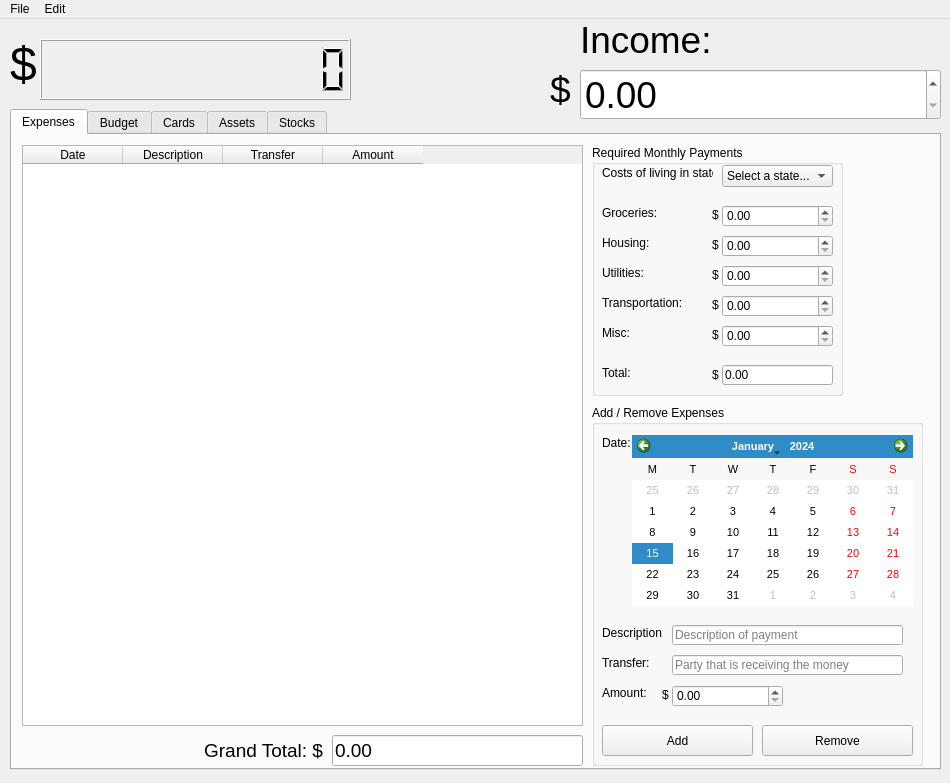
<?xml version="1.0" encoding="UTF-8"?>
<ui version="4.0">
 <class>MainWindow</class>
 <widget class="QMainWindow" name="MainWindow">
  <property name="geometry">
   <rect>
    <x>0</x>
    <y>0</y>
    <width>950</width>
    <height>783</height>
   </rect>
  </property>
  <property name="minimumSize">
   <size>
    <width>950</width>
    <height>783</height>
   </size>
  </property>
  <property name="maximumSize">
   <size>
    <width>950</width>
    <height>783</height>
   </size>
  </property>
  <property name="windowTitle">
   <string>MainWindow</string>
  </property>
  <widget class="QWidget" name="centralwidget">
   <widget class="QLCDNumber" name="balance">
    <property name="geometry">
     <rect>
      <x>40</x>
      <y>20</y>
      <width>311</width>
      <height>61</height>
     </rect>
    </property>
    <property name="digitCount">
     <number>12</number>
    </property>
    <property name="value" stdset="0">
     <double>0.000000000000000</double>
    </property>
   </widget>
   <widget class="QLabel" name="dollarLabel">
    <property name="geometry">
     <rect>
      <x>10</x>
      <y>20</y>
      <width>31</width>
      <height>51</height>
     </rect>
    </property>
    <property name="font">
     <font>
      <pointsize>36</pointsize>
     </font>
    </property>
    <property name="text">
     <string>$</string>
    </property>
   </widget>
   <widget class="QTabWidget" name="tabWidget">
    <property name="geometry">
     <rect>
      <x>10</x>
      <y>90</y>
      <width>931</width>
      <height>661</height>
     </rect>
    </property>
    <property name="currentIndex">
     <number>0</number>
    </property>
    <widget class="QWidget" name="expensesTab">
     <attribute name="title">
      <string>Expenses</string>
     </attribute>
     <widget class="QTableWidget" name="expensesTable">
      <property name="geometry">
       <rect>
        <x>10</x>
        <y>10</y>
        <width>561</width>
        <height>581</height>
       </rect>
      </property>
      <property name="editTriggers">
       <set>QAbstractItemView::NoEditTriggers</set>
      </property>
      <property name="dragEnabled">
       <bool>true</bool>
      </property>
      <property name="selectionBehavior">
       <enum>QAbstractItemView::SelectRows</enum>
      </property>
      <attribute name="verticalHeaderVisible">
       <bool>false</bool>
      </attribute>
      <column>
       <property name="text">
        <string>Date</string>
       </property>
      </column>
      <column>
       <property name="text">
        <string>Description</string>
       </property>
      </column>
      <column>
       <property name="text">
        <string>Transfer</string>
       </property>
      </column>
      <column>
       <property name="text">
        <string>Amount</string>
       </property>
      </column>
     </widget>
     <widget class="QGroupBox" name="editExpense">
      <property name="geometry">
       <rect>
        <x>580</x>
        <y>270</y>
        <width>331</width>
        <height>361</height>
       </rect>
      </property>
      <property name="title">
       <string>Add / Remove Expenses</string>
      </property>
      <widget class="QLabel" name="transferLabel">
       <property name="geometry">
        <rect>
         <x>10</x>
         <y>250</y>
         <width>61</width>
         <height>16</height>
        </rect>
       </property>
       <property name="text">
        <string>Transfer:</string>
       </property>
      </widget>
      <widget class="QLabel" name="dateLabel">
       <property name="geometry">
        <rect>
         <x>10</x>
         <y>30</y>
         <width>111</width>
         <height>16</height>
        </rect>
       </property>
       <property name="text">
        <string>Date:</string>
       </property>
      </widget>
      <widget class="QLabel" name="descriptionLabel">
       <property name="geometry">
        <rect>
         <x>10</x>
         <y>220</y>
         <width>61</width>
         <height>16</height>
        </rect>
       </property>
       <property name="text">
        <string>Description:</string>
       </property>
      </widget>
      <widget class="QLabel" name="amountLabel">
       <property name="geometry">
        <rect>
         <x>10</x>
         <y>280</y>
         <width>61</width>
         <height>16</height>
        </rect>
       </property>
       <property name="text">
        <string>Amount:</string>
       </property>
      </widget>
      <widget class="QCalendarWidget" name="calendarWidget">
       <property name="geometry">
        <rect>
         <x>40</x>
         <y>30</y>
         <width>281</width>
         <height>171</height>
        </rect>
       </property>
       <property name="font">
        <font>
         <pointsize>8</pointsize>
        </font>
       </property>
       <property name="gridVisible">
        <bool>false</bool>
       </property>
       <property name="horizontalHeaderFormat">
        <enum>QCalendarWidget::SingleLetterDayNames</enum>
       </property>
       <property name="verticalHeaderFormat">
        <enum>QCalendarWidget::NoVerticalHeader</enum>
       </property>
      </widget>
      <widget class="QDoubleSpinBox" name="amountBox">
       <property name="geometry">
        <rect>
         <x>80</x>
         <y>280</y>
         <width>111</width>
         <height>22</height>
        </rect>
       </property>
       <property name="maximum">
        <double>999999999.990000009536743</double>
       </property>
       <property name="singleStep">
        <double>0.010000000000000</double>
       </property>
      </widget>
      <widget class="QLineEdit" name="descriptionBox">
       <property name="geometry">
        <rect>
         <x>80</x>
         <y>220</y>
         <width>231</width>
         <height>20</height>
        </rect>
       </property>
       <property name="placeholderText">
        <string>Description of payment</string>
       </property>
      </widget>
      <widget class="QLineEdit" name="transferBox">
       <property name="geometry">
        <rect>
         <x>80</x>
         <y>250</y>
         <width>231</width>
         <height>20</height>
        </rect>
       </property>
       <property name="placeholderText">
        <string>Party that is receiving the money</string>
       </property>
      </widget>
      <widget class="QPushButton" name="addButton">
       <property name="geometry">
        <rect>
         <x>10</x>
         <y>320</y>
         <width>151</width>
         <height>31</height>
        </rect>
       </property>
       <property name="text">
        <string>Add</string>
       </property>
      </widget>
      <widget class="QPushButton" name="removeButton">
       <property name="geometry">
        <rect>
         <x>170</x>
         <y>320</y>
         <width>151</width>
         <height>31</height>
        </rect>
       </property>
       <property name="text">
        <string>Remove</string>
       </property>
      </widget>
      <widget class="QLabel" name="label_13">
       <property name="geometry">
        <rect>
         <x>70</x>
         <y>280</y>
         <width>16</width>
         <height>20</height>
        </rect>
       </property>
       <property name="text">
        <string>$</string>
       </property>
      </widget>
     </widget>
     <widget class="QGroupBox" name="requiredPayments">
      <property name="geometry">
       <rect>
        <x>580</x>
        <y>10</y>
        <width>251</width>
        <height>251</height>
       </rect>
      </property>
      <property name="title">
       <string>Required Monthly Payments</string>
      </property>
      <widget class="QLabel" name="totalLabel">
       <property name="geometry">
        <rect>
         <x>10</x>
         <y>220</y>
         <width>111</width>
         <height>16</height>
        </rect>
       </property>
       <property name="text">
        <string>Total:</string>
       </property>
      </widget>
      <widget class="QLineEdit" name="totalBox">
       <property name="enabled">
        <bool>true</bool>
       </property>
       <property name="geometry">
        <rect>
         <x>130</x>
         <y>220</y>
         <width>111</width>
         <height>20</height>
        </rect>
       </property>
       <property name="text">
        <string>0.00</string>
       </property>
       <property name="readOnly">
        <bool>true</bool>
       </property>
      </widget>
      <widget class="QComboBox" name="stateSelect">
       <property name="geometry">
        <rect>
         <x>130</x>
         <y>20</y>
         <width>111</width>
         <height>22</height>
        </rect>
       </property>
       <property name="layoutDirection">
        <enum>Qt::LeftToRight</enum>
       </property>
       <item>
        <property name="text">
         <string>Select a state...</string>
        </property>
       </item>
       <item>
        <property name="text">
         <string>Alabama</string>
        </property>
       </item>
       <item>
        <property name="text">
         <string>Alaska</string>
        </property>
       </item>
       <item>
        <property name="text">
         <string>Arizona</string>
        </property>
       </item>
       <item>
        <property name="text">
         <string>Arkansas</string>
        </property>
       </item>
       <item>
        <property name="text">
         <string>California</string>
        </property>
       </item>
       <item>
        <property name="text">
         <string>Colorado</string>
        </property>
       </item>
       <item>
        <property name="text">
         <string>Connecticut</string>
        </property>
       </item>
       <item>
        <property name="text">
         <string>Delaware</string>
        </property>
       </item>
       <item>
        <property name="text">
         <string>Florida</string>
        </property>
       </item>
       <item>
        <property name="text">
         <string>Georgia</string>
        </property>
       </item>
       <item>
        <property name="text">
         <string>Hawaii</string>
        </property>
       </item>
       <item>
        <property name="text">
         <string>Idaho</string>
        </property>
       </item>
       <item>
        <property name="text">
         <string>Illinois</string>
        </property>
       </item>
       <item>
        <property name="text">
         <string>Indiana</string>
        </property>
       </item>
       <item>
        <property name="text">
         <string>Iowa</string>
        </property>
       </item>
       <item>
        <property name="text">
         <string>Kansas</string>
        </property>
       </item>
       <item>
        <property name="text">
         <string>Kentucky</string>
        </property>
       </item>
       <item>
        <property name="text">
         <string>Louisiana</string>
        </property>
       </item>
       <item>
        <property name="text">
         <string>Maine</string>
        </property>
       </item>
       <item>
        <property name="text">
         <string>Maryland</string>
        </property>
       </item>
       <item>
        <property name="text">
         <string>Massachusetts</string>
        </property>
       </item>
       <item>
        <property name="text">
         <string>Michigan</string>
        </property>
       </item>
       <item>
        <property name="text">
         <string>Minnesota</string>
        </property>
       </item>
       <item>
        <property name="text">
         <string>Mississippi</string>
        </property>
       </item>
       <item>
        <property name="text">
         <string>Missouri</string>
        </property>
       </item>
       <item>
        <property name="text">
         <string>Montana</string>
        </property>
       </item>
       <item>
        <property name="text">
         <string>Nebraska</string>
        </property>
       </item>
       <item>
        <property name="text">
         <string>Nevada</string>
        </property>
       </item>
       <item>
        <property name="text">
         <string>New Hampshire</string>
        </property>
       </item>
       <item>
        <property name="text">
         <string>New Jersey</string>
        </property>
       </item>
       <item>
        <property name="text">
         <string>New Mexico</string>
        </property>
       </item>
       <item>
        <property name="text">
         <string>New York</string>
        </property>
       </item>
       <item>
        <property name="text">
         <string>North Carolina</string>
        </property>
       </item>
       <item>
        <property name="text">
         <string>North Dakota</string>
        </property>
       </item>
       <item>
        <property name="text">
         <string>Ohio</string>
        </property>
       </item>
       <item>
        <property name="text">
         <string>Oklahoma</string>
        </property>
       </item>
       <item>
        <property name="text">
         <string>Oregon</string>
        </property>
       </item>
       <item>
        <property name="text">
         <string>Pennsylvania</string>
        </property>
       </item>
       <item>
        <property name="text">
         <string>Rhode Island</string>
        </property>
       </item>
       <item>
        <property name="text">
         <string>South Carolina</string>
        </property>
       </item>
       <item>
        <property name="text">
         <string>South Dakota</string>
        </property>
       </item>
       <item>
        <property name="text">
         <string>Tennessee</string>
        </property>
       </item>
       <item>
        <property name="text">
         <string>Texas</string>
        </property>
       </item>
       <item>
        <property name="text">
         <string>Utah</string>
        </property>
       </item>
       <item>
        <property name="text">
         <string>Vermont</string>
        </property>
       </item>
       <item>
        <property name="text">
         <string>Virginia</string>
        </property>
       </item>
       <item>
        <property name="text">
         <string>Washington</string>
        </property>
       </item>
       <item>
        <property name="text">
         <string>West Virginia</string>
        </property>
       </item>
       <item>
        <property name="text">
         <string>Wisconsin</string>
        </property>
       </item>
       <item>
        <property name="text">
         <string>Wyoming</string>
        </property>
       </item>
      </widget>
      <widget class="QLabel" name="label_9">
       <property name="geometry">
        <rect>
         <x>120</x>
         <y>120</y>
         <width>16</width>
         <height>20</height>
        </rect>
       </property>
       <property name="text">
        <string>$</string>
       </property>
      </widget>
      <widget class="QLabel" name="label_12">
       <property name="geometry">
        <rect>
         <x>120</x>
         <y>220</y>
         <width>16</width>
         <height>20</height>
        </rect>
       </property>
       <property name="text">
        <string>$</string>
       </property>
      </widget>
      <widget class="QLabel" name="miscLabel">
       <property name="geometry">
        <rect>
         <x>10</x>
         <y>180</y>
         <width>111</width>
         <height>16</height>
        </rect>
       </property>
       <property name="text">
        <string>Misc:</string>
       </property>
      </widget>
      <widget class="QLabel" name="label_8">
       <property name="geometry">
        <rect>
         <x>120</x>
         <y>90</y>
         <width>16</width>
         <height>20</height>
        </rect>
       </property>
       <property name="text">
        <string>$</string>
       </property>
      </widget>
      <widget class="QLabel" name="label_7">
       <property name="geometry">
        <rect>
         <x>120</x>
         <y>60</y>
         <width>16</width>
         <height>20</height>
        </rect>
       </property>
       <property name="text">
        <string>$</string>
       </property>
      </widget>
      <widget class="QLabel" name="label_10">
       <property name="geometry">
        <rect>
         <x>120</x>
         <y>150</y>
         <width>16</width>
         <height>20</height>
        </rect>
       </property>
       <property name="text">
        <string>$</string>
       </property>
      </widget>
      <widget class="QLabel" name="costOfLivingLabel">
       <property name="geometry">
        <rect>
         <x>10</x>
         <y>20</y>
         <width>111</width>
         <height>16</height>
        </rect>
       </property>
       <property name="text">
        <string>Costs of living in state:</string>
       </property>
      </widget>
      <widget class="QDoubleSpinBox" name="groceriesBox">
       <property name="geometry">
        <rect>
         <x>130</x>
         <y>60</y>
         <width>111</width>
         <height>22</height>
        </rect>
       </property>
       <property name="maximum">
        <double>999999999.990000009536743</double>
       </property>
       <property name="singleStep">
        <double>0.010000000000000</double>
       </property>
      </widget>
      <widget class="QLabel" name="utilitiesLabel">
       <property name="geometry">
        <rect>
         <x>10</x>
         <y>120</y>
         <width>111</width>
         <height>16</height>
        </rect>
       </property>
       <property name="text">
        <string>Utilities:</string>
       </property>
      </widget>
      <widget class="QDoubleSpinBox" name="transportationBox">
       <property name="geometry">
        <rect>
         <x>130</x>
         <y>150</y>
         <width>111</width>
         <height>22</height>
        </rect>
       </property>
       <property name="maximum">
        <double>999999999.990000009536743</double>
       </property>
       <property name="singleStep">
        <double>0.010000000000000</double>
       </property>
      </widget>
      <widget class="QLabel" name="transportationLabel">
       <property name="geometry">
        <rect>
         <x>10</x>
         <y>150</y>
         <width>111</width>
         <height>16</height>
        </rect>
       </property>
       <property name="text">
        <string>Transportation:</string>
       </property>
      </widget>
      <widget class="QDoubleSpinBox" name="housingBox">
       <property name="geometry">
        <rect>
         <x>130</x>
         <y>90</y>
         <width>111</width>
         <height>22</height>
        </rect>
       </property>
       <property name="maximum">
        <double>999999999.990000009536743</double>
       </property>
       <property name="singleStep">
        <double>0.010000000000000</double>
       </property>
      </widget>
      <widget class="QDoubleSpinBox" name="miscBox">
       <property name="geometry">
        <rect>
         <x>130</x>
         <y>180</y>
         <width>111</width>
         <height>22</height>
        </rect>
       </property>
       <property name="maximum">
        <double>999999999.990000009536743</double>
       </property>
       <property name="singleStep">
        <double>0.010000000000000</double>
       </property>
      </widget>
      <widget class="QLabel" name="housingLabel">
       <property name="geometry">
        <rect>
         <x>10</x>
         <y>90</y>
         <width>111</width>
         <height>16</height>
        </rect>
       </property>
       <property name="text">
        <string>Housing:</string>
       </property>
      </widget>
      <widget class="QLabel" name="label_11">
       <property name="geometry">
        <rect>
         <x>120</x>
         <y>180</y>
         <width>16</width>
         <height>20</height>
        </rect>
       </property>
       <property name="text">
        <string>$</string>
       </property>
      </widget>
      <widget class="QDoubleSpinBox" name="utilitiesBox">
       <property name="geometry">
        <rect>
         <x>130</x>
         <y>120</y>
         <width>111</width>
         <height>22</height>
        </rect>
       </property>
       <property name="maximum">
        <double>999999999.990000009536743</double>
       </property>
       <property name="singleStep">
        <double>0.010000000000000</double>
       </property>
      </widget>
      <widget class="QLabel" name="groceriesLabel">
       <property name="geometry">
        <rect>
         <x>10</x>
         <y>60</y>
         <width>111</width>
         <height>16</height>
        </rect>
       </property>
       <property name="text">
        <string>Groceries:</string>
       </property>
      </widget>
     </widget>
     <widget class="QLineEdit" name="grandTotalBox">
      <property name="enabled">
       <bool>true</bool>
      </property>
      <property name="geometry">
       <rect>
        <x>320</x>
        <y>600</y>
        <width>251</width>
        <height>31</height>
       </rect>
      </property>
      <property name="font">
       <font>
        <pointsize>14</pointsize>
       </font>
      </property>
      <property name="text">
       <string>0.00</string>
      </property>
      <property name="readOnly">
       <bool>true</bool>
      </property>
     </widget>
     <widget class="QLabel" name="grandTotalLabel">
      <property name="geometry">
       <rect>
        <x>20</x>
        <y>600</y>
        <width>291</width>
        <height>31</height>
       </rect>
      </property>
      <property name="font">
       <font>
        <pointsize>14</pointsize>
       </font>
      </property>
      <property name="text">
       <string>Grand Total: $</string>
      </property>
      <property name="alignment">
       <set>Qt::AlignRight|Qt::AlignTrailing|Qt::AlignVCenter</set>
      </property>
     </widget>
     <zorder>editExpense</zorder>
     <zorder>requiredPayments</zorder>
     <zorder>expensesTable</zorder>
     <zorder>grandTotalBox</zorder>
     <zorder>grandTotalLabel</zorder>
    </widget>
    <widget class="QWidget" name="budgetTab">
     <attribute name="title">
      <string>Budget</string>
     </attribute>
     <widget class="QTableWidget" name="expensesTable_4">
      <property name="geometry">
       <rect>
        <x>10</x>
        <y>10</y>
        <width>561</width>
        <height>611</height>
       </rect>
      </property>
      <property name="editTriggers">
       <set>QAbstractItemView::NoEditTriggers</set>
      </property>
      <property name="dragEnabled">
       <bool>true</bool>
      </property>
      <property name="selectionBehavior">
       <enum>QAbstractItemView::SelectRows</enum>
      </property>
      <attribute name="verticalHeaderVisible">
       <bool>false</bool>
      </attribute>
      <column>
       <property name="text">
        <string>Category</string>
       </property>
      </column>
      <column>
       <property name="text">
        <string>Priority</string>
       </property>
      </column>
      <column>
       <property name="text">
        <string>Amount</string>
       </property>
      </column>
      <column>
       <property name="text">
        <string>Result</string>
       </property>
      </column>
     </widget>
     <widget class="QGroupBox" name="editBudget">
      <property name="geometry">
       <rect>
        <x>580</x>
        <y>10</y>
        <width>331</width>
        <height>211</height>
       </rect>
      </property>
      <property name="title">
       <string>Add / Remove Allotments</string>
      </property>
      <widget class="QLabel" name="priorityLabel">
       <property name="geometry">
        <rect>
         <x>10</x>
         <y>60</y>
         <width>71</width>
         <height>16</height>
        </rect>
       </property>
       <property name="text">
        <string>Priority:</string>
       </property>
      </widget>
      <widget class="QLabel" name="categoryLabel">
       <property name="geometry">
        <rect>
         <x>10</x>
         <y>30</y>
         <width>71</width>
         <height>16</height>
        </rect>
       </property>
       <property name="text">
        <string>Category:</string>
       </property>
      </widget>
      <widget class="QLabel" name="budgetAmountLabel">
       <property name="geometry">
        <rect>
         <x>10</x>
         <y>100</y>
         <width>71</width>
         <height>16</height>
        </rect>
       </property>
       <property name="text">
        <string>Amount:</string>
       </property>
      </widget>
      <widget class="QDoubleSpinBox" name="budgetAmountBox">
       <property name="geometry">
        <rect>
         <x>90</x>
         <y>130</y>
         <width>101</width>
         <height>22</height>
        </rect>
       </property>
       <property name="maximum">
        <double>999999999.990000009536743</double>
       </property>
       <property name="singleStep">
        <double>0.010000000000000</double>
       </property>
      </widget>
      <widget class="QLineEdit" name="categoryBox">
       <property name="geometry">
        <rect>
         <x>90</x>
         <y>30</y>
         <width>231</width>
         <height>20</height>
        </rect>
       </property>
       <property name="placeholderText">
        <string>Allocate money to...</string>
       </property>
      </widget>
      <widget class="QPushButton" name="addBudget">
       <property name="geometry">
        <rect>
         <x>10</x>
         <y>170</y>
         <width>151</width>
         <height>31</height>
        </rect>
       </property>
       <property name="text">
        <string>Add</string>
       </property>
      </widget>
      <widget class="QPushButton" name="removeButton_2">
       <property name="geometry">
        <rect>
         <x>170</x>
         <y>170</y>
         <width>151</width>
         <height>31</height>
        </rect>
       </property>
       <property name="text">
        <string>Remove</string>
       </property>
      </widget>
      <widget class="QLabel" name="flatLabel">
       <property name="geometry">
        <rect>
         <x>80</x>
         <y>130</y>
         <width>16</width>
         <height>20</height>
        </rect>
       </property>
       <property name="text">
        <string>$</string>
       </property>
      </widget>
      <widget class="QSpinBox" name="priorityBox">
       <property name="geometry">
        <rect>
         <x>90</x>
         <y>60</y>
         <width>42</width>
         <height>22</height>
        </rect>
       </property>
       <property name="minimum">
        <number>1</number>
       </property>
       <property name="maximum">
        <number>999</number>
       </property>
      </widget>
      <widget class="QLabel" name="percentageLabel">
       <property name="geometry">
        <rect>
         <x>200</x>
         <y>130</y>
         <width>16</width>
         <height>20</height>
        </rect>
       </property>
       <property name="text">
        <string>%</string>
       </property>
      </widget>
      <widget class="QComboBox" name="flatOrPercentage">
       <property name="geometry">
        <rect>
         <x>90</x>
         <y>100</y>
         <width>69</width>
         <height>22</height>
        </rect>
       </property>
       <item>
        <property name="text">
         <string>Flat</string>
        </property>
       </item>
       <item>
        <property name="text">
         <string>Percentage</string>
        </property>
       </item>
      </widget>
     </widget>
    </widget>
    <widget class="QWidget" name="cardsTab">
     <attribute name="title">
      <string>Cards</string>
     </attribute>
     <widget class="QTableWidget" name="expensesTable_2">
      <property name="geometry">
       <rect>
        <x>10</x>
        <y>10</y>
        <width>561</width>
        <height>621</height>
       </rect>
      </property>
      <property name="editTriggers">
       <set>QAbstractItemView::NoEditTriggers</set>
      </property>
      <property name="dragEnabled">
       <bool>true</bool>
      </property>
      <property name="selectionBehavior">
       <enum>QAbstractItemView::SelectRows</enum>
      </property>
      <attribute name="verticalHeaderVisible">
       <bool>false</bool>
      </attribute>
      <column>
       <property name="text">
        <string>Number</string>
       </property>
      </column>
      <column>
       <property name="text">
        <string>Type</string>
       </property>
      </column>
      <column>
       <property name="text">
        <string>Credit Score</string>
       </property>
      </column>
     </widget>
     <widget class="QTextBrowser" name="textBrowser_3">
      <property name="geometry">
       <rect>
        <x>630</x>
        <y>100</y>
        <width>251</width>
        <height>192</height>
       </rect>
      </property>
      <property name="html">
       <string>&lt;!DOCTYPE HTML PUBLIC &quot;-//W3C//DTD HTML 4.0//EN&quot; &quot;http://www.w3.org/TR/REC-html40/strict.dtd&quot;&gt;
&lt;html&gt;&lt;head&gt;&lt;meta name=&quot;qrichtext&quot; content=&quot;1&quot; /&gt;&lt;style type=&quot;text/css&quot;&gt;
p, li { white-space: pre-wrap; }
&lt;/style&gt;&lt;/head&gt;&lt;body style=&quot; font-family:'MS Shell Dlg 2'; font-size:8.25pt; font-weight:400; font-style:normal;&quot;&gt;
&lt;p style=&quot; margin-top:0px; margin-bottom:0px; margin-left:0px; margin-right:0px; -qt-block-indent:0; text-indent:0px;&quot;&gt;idk what to do with this&lt;/p&gt;
&lt;p style=&quot;-qt-paragraph-type:empty; margin-top:0px; margin-bottom:0px; margin-left:0px; margin-right:0px; -qt-block-indent:0; text-indent:0px;&quot;&gt;&lt;br /&gt;&lt;/p&gt;&lt;/body&gt;&lt;/html&gt;</string>
      </property>
     </widget>
    </widget>
    <widget class="QWidget" name="assetsTab">
     <attribute name="title">
      <string>Assets</string>
     </attribute>
     <widget class="QTableWidget" name="expensesTable_3">
      <property name="geometry">
       <rect>
        <x>10</x>
        <y>10</y>
        <width>561</width>
        <height>621</height>
       </rect>
      </property>
      <property name="editTriggers">
       <set>QAbstractItemView::NoEditTriggers</set>
      </property>
      <property name="dragEnabled">
       <bool>true</bool>
      </property>
      <property name="selectionBehavior">
       <enum>QAbstractItemView::SelectRows</enum>
      </property>
      <attribute name="verticalHeaderVisible">
       <bool>false</bool>
      </attribute>
      <column>
       <property name="text">
        <string>Item</string>
       </property>
      </column>
      <column>
       <property name="text">
        <string>Value</string>
       </property>
      </column>
     </widget>
     <widget class="QTextBrowser" name="textBrowser_4">
      <property name="geometry">
       <rect>
        <x>620</x>
        <y>90</y>
        <width>251</width>
        <height>192</height>
       </rect>
      </property>
      <property name="html">
       <string>&lt;!DOCTYPE HTML PUBLIC &quot;-//W3C//DTD HTML 4.0//EN&quot; &quot;http://www.w3.org/TR/REC-html40/strict.dtd&quot;&gt;
&lt;html&gt;&lt;head&gt;&lt;meta name=&quot;qrichtext&quot; content=&quot;1&quot; /&gt;&lt;style type=&quot;text/css&quot;&gt;
p, li { white-space: pre-wrap; }
&lt;/style&gt;&lt;/head&gt;&lt;body style=&quot; font-family:'MS Shell Dlg 2'; font-size:8.25pt; font-weight:400; font-style:normal;&quot;&gt;
&lt;p style=&quot; margin-top:0px; margin-bottom:0px; margin-left:0px; margin-right:0px; -qt-block-indent:0; text-indent:0px;&quot;&gt;use deep learning to predict inflation and see how certain assets will appreciate / depreciate in value&lt;/p&gt;&lt;/body&gt;&lt;/html&gt;</string>
      </property>
     </widget>
    </widget>
    <widget class="QWidget" name="stocksTab">
     <attribute name="title">
      <string>Stocks</string>
     </attribute>
     <widget class="QTextBrowser" name="textBrowser">
      <property name="geometry">
       <rect>
        <x>240</x>
        <y>130</y>
        <width>256</width>
        <height>192</height>
       </rect>
      </property>
      <property name="html">
       <string>&lt;!DOCTYPE HTML PUBLIC &quot;-//W3C//DTD HTML 4.0//EN&quot; &quot;http://www.w3.org/TR/REC-html40/strict.dtd&quot;&gt;
&lt;html&gt;&lt;head&gt;&lt;meta name=&quot;qrichtext&quot; content=&quot;1&quot; /&gt;&lt;style type=&quot;text/css&quot;&gt;
p, li { white-space: pre-wrap; }
&lt;/style&gt;&lt;/head&gt;&lt;body style=&quot; font-family:'MS Shell Dlg 2'; font-size:8.25pt; font-weight:400; font-style:normal;&quot;&gt;
&lt;p style=&quot; margin-top:0px; margin-bottom:0px; margin-left:0px; margin-right:0px; -qt-block-indent:0; text-indent:0px;&quot;&gt;show Dow, Nasdaq, S&amp;amp;P, and some others from user input&lt;/p&gt;
&lt;p style=&quot;-qt-paragraph-type:empty; margin-top:0px; margin-bottom:0px; margin-left:0px; margin-right:0px; -qt-block-indent:0; text-indent:0px;&quot;&gt;&lt;br /&gt;&lt;/p&gt;
&lt;p style=&quot; margin-top:0px; margin-bottom:0px; margin-left:0px; margin-right:0px; -qt-block-indent:0; text-indent:0px;&quot;&gt;if i can somehow get a plotly graph to work on pyqt5 that would be epic&lt;/p&gt;&lt;/body&gt;&lt;/html&gt;</string>
      </property>
     </widget>
    </widget>
   </widget>
   <widget class="QDoubleSpinBox" name="incomeBox">
    <property name="geometry">
     <rect>
      <x>580</x>
      <y>50</y>
      <width>361</width>
      <height>51</height>
     </rect>
    </property>
    <property name="font">
     <font>
      <pointsize>28</pointsize>
     </font>
    </property>
    <property name="maximum">
     <double>999999999.990000009536743</double>
    </property>
    <property name="singleStep">
     <double>0.010000000000000</double>
    </property>
   </widget>
   <widget class="QLabel" name="dollarLabel_2">
    <property name="geometry">
     <rect>
      <x>550</x>
      <y>50</y>
      <width>21</width>
      <height>41</height>
     </rect>
    </property>
    <property name="font">
     <font>
      <pointsize>28</pointsize>
     </font>
    </property>
    <property name="text">
     <string>$</string>
    </property>
   </widget>
   <widget class="QLabel" name="incomeLabel">
    <property name="geometry">
     <rect>
      <x>580</x>
      <y>0</y>
      <width>141</width>
      <height>41</height>
     </rect>
    </property>
    <property name="font">
     <font>
      <pointsize>28</pointsize>
     </font>
    </property>
    <property name="text">
     <string>Income:</string>
    </property>
   </widget>
  </widget>
  <widget class="QMenuBar" name="menubar">
   <property name="geometry">
    <rect>
     <x>0</x>
     <y>0</y>
     <width>950</width>
     <height>21</height>
    </rect>
   </property>
   <widget class="QMenu" name="menuFile">
    <property name="title">
     <string>File</string>
    </property>
    <addaction name="actionSwitch_account"/>
   </widget>
   <widget class="QMenu" name="menuEdit">
    <property name="title">
     <string>Edit</string>
    </property>
   </widget>
   <addaction name="menuFile"/>
   <addaction name="menuEdit"/>
  </widget>
  <action name="actionSwitch_account">
   <property name="text">
    <string>Switch account...</string>
   </property>
  </action>
 </widget>
 <resources/>
 <connections/>
</ui>
